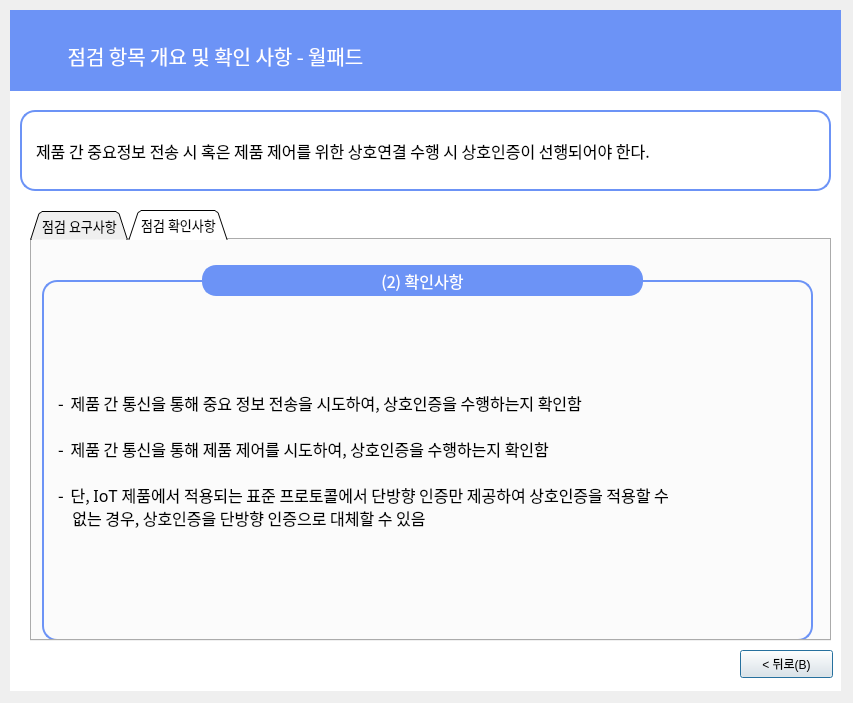
<?xml version="1.0" encoding="UTF-8"?>
<ui version="4.0">
 <class>Dialog</class>
 <widget class="QDialog" name="Dialog">
  <property name="geometry">
   <rect>
    <x>0</x>
    <y>0</y>
    <width>853</width>
    <height>703</height>
   </rect>
  </property>
  <property name="windowTitle">
   <string>Dialog</string>
  </property>
  <widget class="QLabel" name="label_6">
   <property name="geometry">
    <rect>
     <x>10</x>
     <y>10</y>
     <width>831</width>
     <height>681</height>
    </rect>
   </property>
   <property name="font">
    <font>
     <family>Gmarket Sans TTF</family>
     <pointsize>16</pointsize>
     <weight>50</weight>
     <bold>false</bold>
     <kerning>true</kerning>
    </font>
   </property>
   <property name="autoFillBackground">
    <bool>false</bool>
   </property>
   <property name="styleSheet">
    <string notr="true">background-color: rgb(255,255,255);
border-color: rgb(0, 0, 0);</string>
   </property>
   <property name="text">
    <string/>
   </property>
   <property name="scaledContents">
    <bool>false</bool>
   </property>
   <property name="alignment">
    <set>Qt::AlignCenter</set>
   </property>
  </widget>
  <widget class="QLabel" name="label_7">
   <property name="geometry">
    <rect>
     <x>10</x>
     <y>10</y>
     <width>831</width>
     <height>81</height>
    </rect>
   </property>
   <property name="font">
    <font>
     <family>Gmarket Sans TTF</family>
     <pointsize>11</pointsize>
     <weight>50</weight>
     <bold>false</bold>
     <kerning>true</kerning>
    </font>
   </property>
   <property name="autoFillBackground">
    <bool>false</bool>
   </property>
   <property name="styleSheet">
    <string notr="true">background-color: rgb(108, 147, 246);
border-color: rgb(0, 0, 0);</string>
   </property>
   <property name="text">
    <string/>
   </property>
   <property name="scaledContents">
    <bool>false</bool>
   </property>
  </widget>
  <widget class="QLabel" name="label_8">
   <property name="geometry">
    <rect>
     <x>10</x>
     <y>30</y>
     <width>411</width>
     <height>51</height>
    </rect>
   </property>
   <property name="font">
    <font>
     <family>AppleSDGothicNeoM00</family>
     <pointsize>15</pointsize>
    </font>
   </property>
   <property name="styleSheet">
    <string notr="true">color : rgb(255, 255, 255)</string>
   </property>
   <property name="text">
    <string>점검 항목 개요 및 확인 사항 - 월패드</string>
   </property>
   <property name="alignment">
    <set>Qt::AlignCenter</set>
   </property>
  </widget>
  <widget class="QLabel" name="label_9">
   <property name="geometry">
    <rect>
     <x>20</x>
     <y>110</y>
     <width>811</width>
     <height>81</height>
    </rect>
   </property>
   <property name="font">
    <font>
     <family>AppleSDGothicNeoM00</family>
     <pointsize>12</pointsize>
     <weight>50</weight>
     <bold>false</bold>
     <kerning>true</kerning>
    </font>
   </property>
   <property name="autoFillBackground">
    <bool>false</bool>
   </property>
   <property name="styleSheet">
    <string notr="true">background-color : rgb(255, 255, 255);
padding-left:10px;
border: 2px solid rgb(108, 147, 246);
border-radius:15px</string>
   </property>
   <property name="text">
    <string>제품 간 중요정보 전송 시 혹은 제품 제어를 위한 상호연결 수행 시 상호인증이 선행되어야 한다.</string>
   </property>
   <property name="scaledContents">
    <bool>false</bool>
   </property>
  </widget>
  <widget class="QPushButton" name="pushButton_4">
   <property name="geometry">
    <rect>
     <x>740</x>
     <y>650</y>
     <width>93</width>
     <height>28</height>
    </rect>
   </property>
   <property name="text">
    <string>&lt; 뒤로(B)</string>
   </property>
  </widget>
  <widget class="QTabWidget" name="tabWidget">
   <property name="geometry">
    <rect>
     <x>30</x>
     <y>210</y>
     <width>801</width>
     <height>431</height>
    </rect>
   </property>
   <property name="font">
    <font>
     <family>AppleSDGothicNeoM00</family>
     <pointsize>10</pointsize>
    </font>
   </property>
   <property name="contextMenuPolicy">
    <enum>Qt::DefaultContextMenu</enum>
   </property>
   <property name="styleSheet">
    <string notr="true"/>
   </property>
   <property name="tabShape">
    <enum>QTabWidget::Triangular</enum>
   </property>
   <property name="currentIndex">
    <number>1</number>
   </property>
   <property name="elideMode">
    <enum>Qt::ElideNone</enum>
   </property>
   <property name="tabBarAutoHide">
    <bool>false</bool>
   </property>
   <widget class="QWidget" name="tab">
    <attribute name="title">
     <string>점검 요구사항</string>
    </attribute>
    <widget class="QLabel" name="label_21">
     <property name="geometry">
      <rect>
       <x>10</x>
       <y>40</y>
       <width>771</width>
       <height>361</height>
      </rect>
     </property>
     <property name="font">
      <font>
       <family>AppleSDGothicNeoM00</family>
       <pointsize>12</pointsize>
      </font>
     </property>
     <property name="styleSheet">
      <string notr="true">

border: 2px solid rgb(108, 147, 246);
border-radius:15px;
padding-left:10px</string>
     </property>
     <property name="text">
      <string>- ‌ 제품 간 통신을 통한 중요 정보 전송 시 혹은 서비스 접근 시 상호인증을 선행하도록 해야 하며,
    상호인증 방식은 다음과 같은 방법으로 구현될 수 있음

      a. 공개키 암호 방식의 개인키를 이용한 상호인증 수행
      b. 보안속성 값(UID, Key 등), 보안칩 기반의 상호인증 수행
      c. 경량통신프로토콜인 CoAP 또는 L2M2M에 DTLS 적용하여 데이터 전송
      d. 경량통신프로토콜인 MQTT에 TLS 적용하여 데이터 전송</string>
     </property>
    </widget>
    <widget class="QLabel" name="label_3">
     <property name="geometry">
      <rect>
       <x>160</x>
       <y>0</y>
       <width>461</width>
       <height>81</height>
      </rect>
     </property>
     <property name="font">
      <font>
       <family>AppleSDGothicNeoM00</family>
       <pointsize>12</pointsize>
      </font>
     </property>
     <property name="styleSheet">
      <string notr="true">background-color : rgb(108, 147, 246);
color : rgb(255, 255, 255);
border: 2px solid rgb(108, 147, 246);
margin-left:10px;
margin-right:10px;
margin-top:25px;
margin-bottom:25px;
border-radius:14px
</string>
     </property>
     <property name="text">
      <string>(1) 요구사항</string>
     </property>
     <property name="alignment">
      <set>Qt::AlignCenter</set>
     </property>
    </widget>
   </widget>
   <widget class="QWidget" name="tab_2">
    <attribute name="title">
     <string>점검 확인사항</string>
    </attribute>
    <widget class="QLabel" name="label_22">
     <property name="geometry">
      <rect>
       <x>10</x>
       <y>40</y>
       <width>771</width>
       <height>361</height>
      </rect>
     </property>
     <property name="font">
      <font>
       <family>AppleSDGothicNeoM00</family>
       <pointsize>12</pointsize>
      </font>
     </property>
     <property name="styleSheet">
      <string notr="true">

border: 2px solid rgb(108, 147, 246);
border-radius:15px;
padding-left:10px</string>
     </property>
     <property name="text">
      <string>- ‌ 제품 간 통신을 통해 중요 정보 전송을 시도하여, 상호인증을 수행하는지 확인함

- ‌ 제품 간 통신을 통해 제품 제어를 시도하여, 상호인증을 수행하는지 확인함

- ‌ 단, IoT 제품에서 적용되는 표준 프로토콜에서 단방향 인증만 제공하여 상호인증을 적용할 수
    없는 경우, 상호인증을 단방향 인증으로 대체할 수 있음</string>
     </property>
    </widget>
    <widget class="QLabel" name="label_4">
     <property name="geometry">
      <rect>
       <x>160</x>
       <y>0</y>
       <width>461</width>
       <height>81</height>
      </rect>
     </property>
     <property name="font">
      <font>
       <family>AppleSDGothicNeoM00</family>
       <pointsize>12</pointsize>
      </font>
     </property>
     <property name="styleSheet">
      <string notr="true">background-color : rgb(108, 147, 246);
color : rgb(255, 255, 255);
border: 2px solid rgb(108, 147, 246);
margin-left:10px;
margin-right:10px;
margin-top:25px;
margin-bottom:25px;
border-radius:14px
</string>
     </property>
     <property name="text">
      <string>(2) 확인사항</string>
     </property>
     <property name="alignment">
      <set>Qt::AlignCenter</set>
     </property>
    </widget>
   </widget>
  </widget>
 </widget>
 <resources/>
 <connections/>
</ui>
